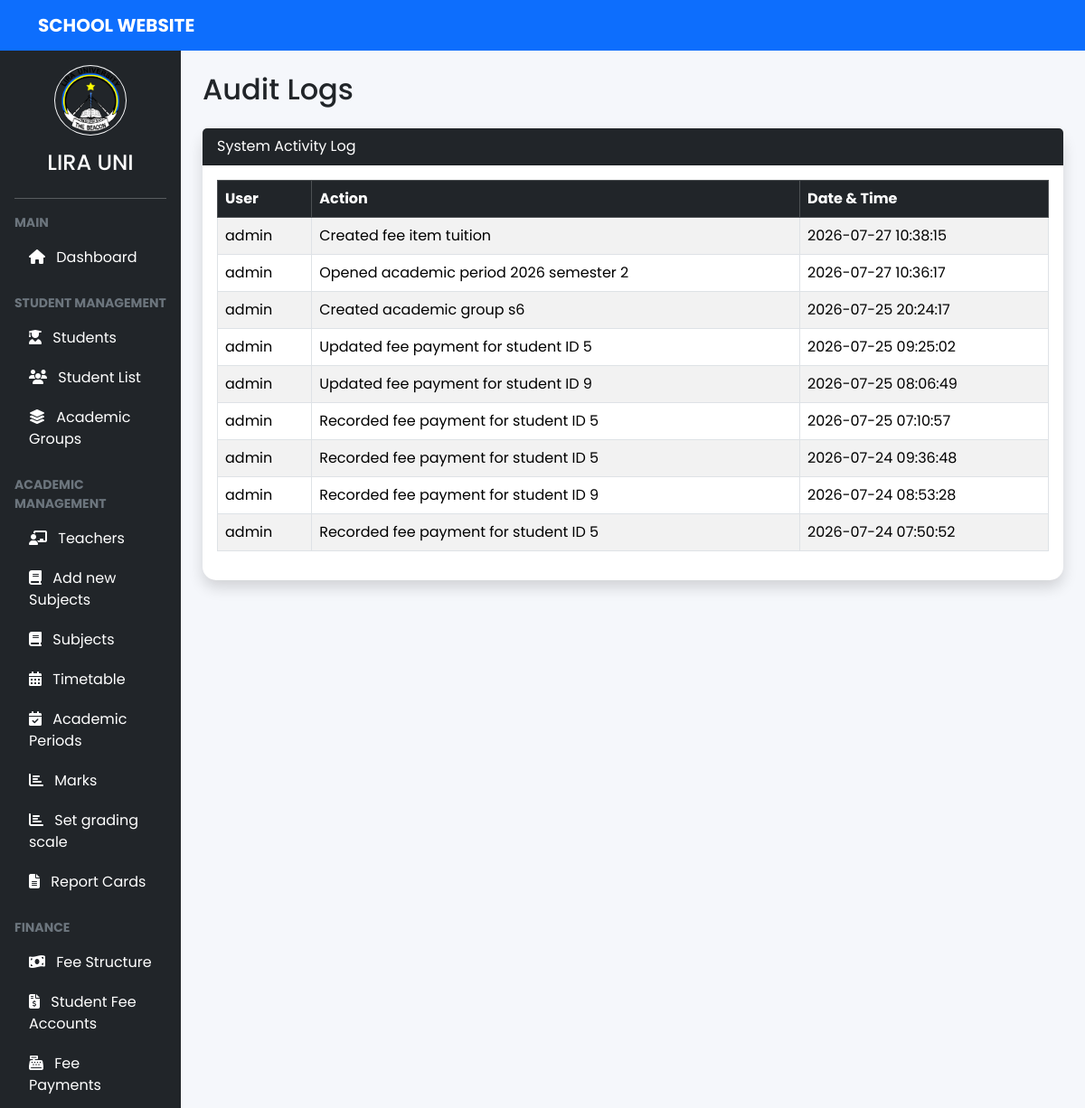
Page /admin/audit_logs.php (signed in, upper part) on the earlier database version.
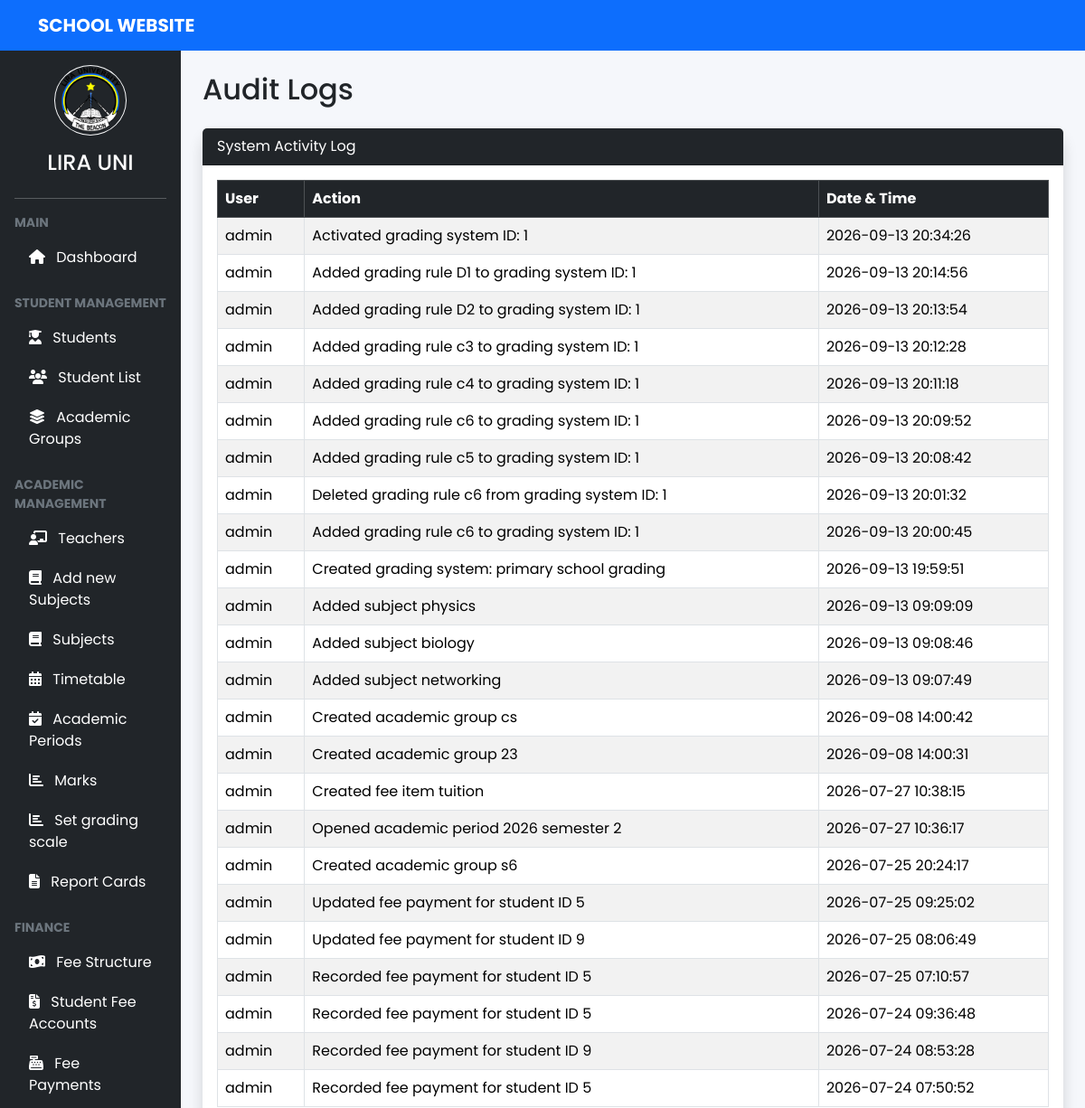
Same page on the later database version.
### tables this page shows
CREATE TABLE `audit_logs` (
  `log_id` int(11) NOT NULL,
  `user_id` int(11) DEFAULT NULL,
  `action` text DEFAULT NULL,
  `created_at` timestamp NOT NULL DEFAULT current_timestamp()
);

CREATE TABLE `users` (
  `user_id` int(11) NOT NULL,
  `username` varchar(50) DEFAULT NULL,
  `password` varchar(255) DEFAULT NULL,
  `role` varchar(20) DEFAULT NULL,
  `failed_attempts` int(11) DEFAULT 0,
  `locked_until` datetime DEFAULT NULL
);

### includes/functions.php (called while the page is built, shortened)
<?php
function e($value)
{
    return htmlspecialchars((string) $value, ENT_QUOTES, 'UTF-8');
}
?>

### admin/audit_logs.php (the view, shortened to what this page needs)
<?php
include '../includes/functions.php';
include '../includes/header.php';
include '../includes/navbar.php';
?>
<div class="container-fluid">
    <div class="row">
        <?php include '../includes/admin_sidebar.php'; ?>
        <div class="col-md-10 p-4">
            <h2 class="mb-4">
                Audit Logs
            </h2>
            <div class="card shadow">
                <div class="card-header bg-dark text-white">
                    System Activity Log
                </div>
                <div class="card-body">
                    <table class="table table-bordered table-striped">
                        <thead class="table-dark">
                            <tr>
                                <th>User</th>
                                <th>Action</th>
                                <th>Date & Time</th>
                            </tr>
                        </thead>
                        <tbody>
                        <?php
                        $logs = mysqli_query(
                            $conn,
                            "SELECT
                                audit_logs.*,
                                users.username
                             FROM audit_logs
                             LEFT JOIN users
                             ON audit_logs.user_id = users.user_id
                             ORDER BY audit_logs.created_at DESC"
                        );
                        while($log = mysqli_fetch_assoc($logs)){
                        ?>
                        <tr>
                            <td>
                                <?= e($log['username'] ?? 'Unknown User'); ?>
                            </td>
                            <td>
                                <?= e($log['action']); ?>
                            </td>
                            <td>
                                <?= e($log['created_at']); ?>
                            </td>
                        </tr>
                        <?php } ?>
                        </tbody>
                    </table>
                </div>
            </div>
        </div>
    </div>
</div>
<?php include '../includes/footer.php'; ?>

Differences in the rows shown:
added audit_logs: user.username "admin", action "Activated grading system ID: 1", created_at "2026-09-13 20:34:26"
added audit_logs: user.username "admin", action "Added grading rule D1 to grading system ID: 1", created_at "2026-09-13 20:14:56"
added audit_logs: user.username "admin", action "Added grading rule D2 to grading system ID: 1", created_at "2026-09-13 20:13:54"
added audit_logs: user.username "admin", action "Added grading rule c3 to grading system ID: 1", created_at "2026-09-13 20:12:28"
added audit_logs: user.username "admin", action "Added grading rule c4 to grading system ID: 1", created_at "2026-09-13 20:11:18"
added audit_logs: user.username "admin", action "Added grading rule c6 to grading system ID: 1", created_at "2026-09-13 20:09:52"
added audit_logs: user.username "admin", action "Added grading rule c5 to grading system ID: 1", created_at "2026-09-13 20:08:42"
added audit_logs: user.username "admin", action "Deleted grading rule c6 from grading system ID: 1", created_at "2026-09-13 20:01:32"
added audit_logs: user.username "admin", action "Added grading rule c6 to grading system ID: 1", created_at "2026-09-13 20:00:45"
added audit_logs: user.username "admin", action "Created grading system: primary school grading", created_at "2026-09-13 19:59:51"
added audit_logs: user.username "admin", action "Added subject physics", created_at "2026-09-13 09:09:09"
added audit_logs: user.username "admin", action "Added subject biology", created_at "2026-09-13 09:08:46"
added audit_logs: user.username "admin", action "Added subject networking", created_at "2026-09-13 09:07:49"
added audit_logs: user.username "admin", action "Created academic group cs", created_at "2026-09-08 14:00:42"
added audit_logs: user.username "admin", action "Created academic group 23", created_at "2026-09-08 14:00:31"
